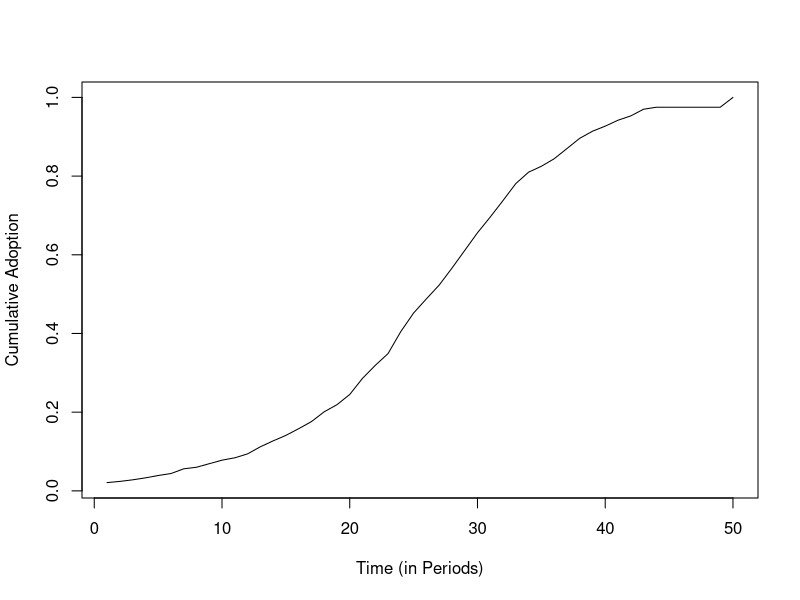

R code for this plot:
# Targeted Announced Adoption with Lumpsum payments with Budget Constraints

# Let '#@!@#' be the symbol for potential
# changes to the type of analysis
# Let '#!!!#' be the symbol for key looping
# areas.

set.seed(4364)
##### Loading Needed Packages #####

library(igraph)
library(data.table)
library(magrittr)
library(dplyr)

##### Explanatory Text #####

# We will examine the adoption trends of farmers
# that have the potential of a subsidy in the future
# this simulation starts from time zero to some time
# horizon TH. At the start of the time period, farmers
# KNOW that the policy will begin at time A. That is
# the government doesn't "suprise" farmers with a
# policy just as it is beginning. We can alter thisS
# assumption by taking the market expectations adoption
# with the expectation neutral adoption. We assume that
# when the government offers the subsidy, they will select
# a portion of the farmers that haven't yet adopted at
# random. That is the government could waste its "offers"
# on farmers that would adopt if they didn't recieve
# the subsidy at a particular time, conceding that they
# didn't get the one that they wanted and ones where the
# technology isn't cheap enough even with the subsidy. See the
# section by the Contemp_Adopt

##### Introducing Parameters for the theta Distribution F(theta) #####

# Standard Tech Parameters
a = 50000; b = 450; c = 5

# Green Tech Parameters
d = 55000; e = 250; f = 2.5

# Cost Dynamic Parameters
g = 90000; h = 2200; j = 10

##### Time Horizon and Time Periods #####

TH <- 50

#time <- 1:TH

##### Number of firms in the market #####

N <- 1000

##### Distributional Parameters #####
r = 0.1;beta = 5;mu = 0

##### Period Specific Discount Rates #####

discount <- function(t) {
  1 / ((1 + r) ^ t)
}

##### Firm Population Characteristics #####

theta <- rlogis(N,location = mu,scale = beta)

theta <- theta %>% sort

##### The Government's Policy Parameters #####

# Proportion of time that passes until the policy is active

pa <- .5

# Actual Period when the policy becomes active

A <- TH * pa %>% round(digits=0)

# Period when the policy is announced

announce <- A - 5

##### Cost Function #####

funccost <- function(t) {
  g - h * t + j * t ^ 2
}

##### Profit Functions #####

# Standard Tech Profits

pi1 <- function(theta) {
  a + b * theta - c * theta ^ 2
}

# Green Tech Profits

pi2 <- function(theta) {
  d + e * theta - f * theta ^ 2
}

##### Description of the graph ######
# Before we write the graph let's take a look at the structure of the graph
# where we have 5 periods. These periods correspond to the period where the
# farmer HAS A CHOICE TO MAKE.

#T 1       2       3       4       5

#       1      3       6        9      12
#  1 ----- 2 ----- 4 ----- 6 ----- 8 -------    <--------------  ORIGINAL TECHNOLOGY RUNG
#    \       \       \       \       \ 13   |
#     \       \       \       \       \     |
#      \2      \4      \7     \10     10 --|   <--------------  TERMINAL NODE
#       \       \       \       \     /
#         \       \       \       \ /  14
#          3 ----- 5 ----- 7 ----- 9            <--------------  GREEN TECHNOLOGY RUNG
#               5       8       11

### Some Facts ###
# Farmers DO NOT have green tech in period 1.
# We will always have n nodes on the bottom rung.
# We will always have n+1 nodes on the top rung (including the terminal node).
# We will always have n-1 arcs on the bottom rung.
# We will always have 2*(n) arcs on the top rung.
# The (n+1)th node will always be the first node in the original tech rung.
# The terminal node will always be the (2*n+1)th node.

# To pick out a specific time period (t)'s arc value to
# change in the adoption arcs in the example (6,8,10,12,14)
# it will be found taking (n-1) + 2*(t). For instance,
# if we wanted to change the contribution from the government
# in period 3 we would reference (5-1)+2*(3)=10.

##### Establishing functions through time #####

# Time Periods

time <- c(1:TH)

# Discount factor through time

df <- time %>% discount

# Non-Dicounted Market costs of adopting through time

cost <- time %>% funccost 

# Dicounted Market costs of adopting through time

cost1 <- cost * df

##### Adoption Plan In Absence of Government Help ######


EM_Path_matrix <- array(0,dim = c(N,TH+1))

k <- 1

while (k<N+1){
  
  theta1 <- theta[k]
  
  underprof = ((theta1 %>% pi2) *df[-1]) %>% round(digits=3)
  overprof = cbind((theta1 %>% pi1) * df[-1],(theta1 %>% pi2 - time[-1] %>% funccost)*df[-1])
  prof = overprof %>% cbind(underprof) %>% t %>% c
  prof = c(theta1 %>% pi1 *df[1],(theta1 %>% pi2 -time[1] %>% funccost)*df[1]) %>% c(prof)
  prof = -prof
  prof = prof - min(prof) + 1 %>% round(digits = 3)
  
  #!##!#!#!#!#!#!#!#!#!#!#!#!    
  graph_create = function(TH){
    edge_label1 <- paste("P",rep(0,length = TH),',',seq(1:TH),')',sep='') %>%cbind(paste("P(",rep(1,length=TH),",",seq(1:TH),") - C",seq(1:TH),sep=""))
    edge_label = paste("P(",rep(1,length=TH-1),",",seq(2,TH),")",sep="") %>% cbind(edge_label1[-1,] )
    edge_label = c(edge_label1[1,]) %>% c(edge_label %>% t %>% c)
    
    labelmat = 0 %>% rep(times=(TH-1)) %>% cbind(1 %>% rep(times=(TH-1)),cbind(1 %>% rep(times=(TH-1))))
    
    lm2 = c(2:TH) %>% cbind(c(2:TH) %>% cbind(c(2:TH)))
    labelmat = paste(labelmat,lm2,sep=',')
    labelmat = paste('P(',labelmat,')',sep='')
    #    lablemat = lablemat %>% paste('C(',2:TH,')',sep='') %>% paste()
    #    %>% array(dim=c((TH-1),2))
    #  
    #    c(paste('',sep='') %>% rep(times=TH-1) %>% c(paste('-C',2:TH,'+S',2:TH,sep='')) %>% c(paste('',sep='')%>% rep(times=(TH-1))))
    
    edge_label = labelmat %>% paste(c(paste('',sep='') %>% rep(times=TH-1) %>% c(paste('-C',2:TH,'+S',2:TH,sep='')) %>% c(paste('',sep='')%>% rep(times=(TH-1)))),sep='') %>% array(dim=c(TH-1,3)) %>% t %>% c
    
    edge_label = c('P(0,1)','P(1,1)-C1') %>% c(edge_label)
    
    
    ######## Creating Adjacency List ########
    
    adj <- list()
    adj[[1]] =c(2,3)
    for(z in 1:(TH-1)){
      adj[[2*z]] = c(2*(z+1),2*z+3)
      adj[[2*z+1]] = c(2*z+3)
    }
    adj[[2*TH-1]]= c(2*TH)
    adj[[2*(TH-1)]] = c(2*TH,2*TH)
    
    ########################################
    
    xlayout = c(1) %>% c(cbind(c(2:TH),c(2:TH))%>% t) %>% c(TH+1)
    ylayout = c(2) %>% c(rep(c(2,0),times=(TH-1))) %>% c(1)
    layout = array(c(xlayout,ylayout),dim=c(8,2))
    adjg <- graph.adjlist(adj)
    list(graph = adjg,layout=layout,label = edge_label)
  }
  #plot((TH %>% graph_create)$graph,layout=(TH %>% graph_create)$layout,edge.label=(TH %>% graph_create)$label)
  #plot((TH %>% graph_create)$graph,layout=(TH %>% graph_create)$layout,edge.label=prof)
  
  #!##!#!#!#!#!#!#!#!#!#!#!#!
  #plot((TH %>% graph_create)$graph,layout=layout,edge.label=(TH %>% graph_create)$label)
  
  #plot((TH %>% graph_create)$graph,layout=layout,edge.label=prof)
  
  EM_Path_matrix[k,] <- get.shortest.paths((TH %>% graph_create)$graph,from=1,to=2*TH,weights=prof)$vpath[[1]]
  
  k <- k+1  
  print(k)
}
EM_Path_matrix %>% data.table

Adopt_mat = array(0,dim=c(N,TH))
for(i in 1:(ncol(EM_Path_matrix)-1)){
  Adopt_mat[,i] = ((EM_Path_matrix[,i+1] - EM_Path_matrix[,i] - 2)%>% abs)
}
Adopt_mat[,1] = ((EM_Path_matrix[,1+1] - EM_Path_matrix[,1] - 1)%>% abs)
Adopt_mat[,TH] = ((EM_Path_matrix[,TH+1] - EM_Path_matrix[,TH] - 1)%>% abs)

#write.csv(Adopt_mat,'check.csv')
Adopt_prop=((array(1,dim=c(TH,N))%*%Adopt_mat)[1,] %>% cumsum / N )
Adopt_prop %>% plot(xlab ='Time (in Periods)',
                    ylab ='Cumulative Adoption',type='l')

######## Choice Matrix ########
# This gives the optimal choices for everyone that adopted without the government's help.

Choice = Adopt_mat %*% c(1:TH)
